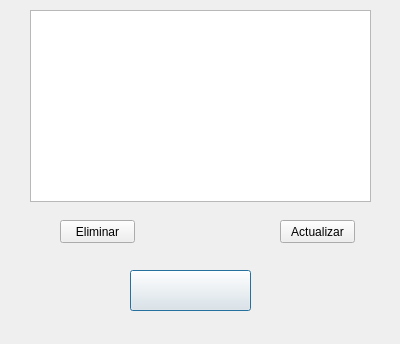
<?xml version="1.0" encoding="UTF-8"?>
<ui version="4.0">
 <class>Dialog</class>
 <widget class="QDialog" name="Dialog">
  <property name="geometry">
   <rect>
    <x>0</x>
    <y>0</y>
    <width>400</width>
    <height>344</height>
   </rect>
  </property>
  <property name="windowTitle">
   <string>Dialog</string>
  </property>
  <widget class="QPushButton" name="sensor">
   <property name="geometry">
    <rect>
     <x>130</x>
     <y>270</y>
     <width>121</width>
     <height>41</height>
    </rect>
   </property>
   <property name="text">
    <string/>
   </property>
  </widget>
  <widget class="QPushButton" name="eliminar">
   <property name="geometry">
    <rect>
     <x>60</x>
     <y>220</y>
     <width>75</width>
     <height>23</height>
    </rect>
   </property>
   <property name="text">
    <string>Eliminar</string>
   </property>
  </widget>
  <widget class="QPushButton" name="actualizar">
   <property name="geometry">
    <rect>
     <x>280</x>
     <y>220</y>
     <width>75</width>
     <height>23</height>
    </rect>
   </property>
   <property name="text">
    <string>Actualizar</string>
   </property>
  </widget>
  <widget class="QTableView" name="tableView">
   <property name="geometry">
    <rect>
     <x>30</x>
     <y>10</y>
     <width>341</width>
     <height>192</height>
    </rect>
   </property>
  </widget>
 </widget>
 <resources/>
 <connections/>
</ui>
